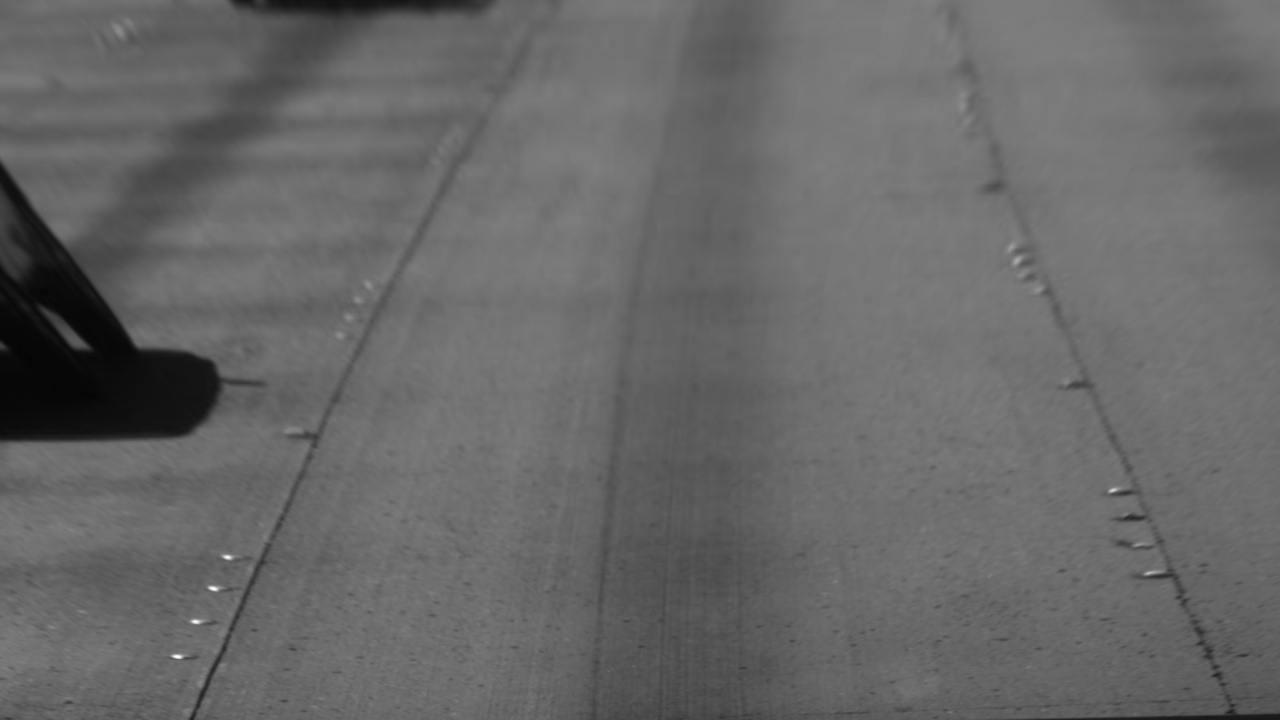
#> input picture lane_detection3/Pictures/gray.jpg, 1280 x 720 px
$ python -i lane_detection_23.04.py   (imports and definitions only)   (older library calls are emulated)
#> lines starting #> are read from the running program, lines starting #| are printed output that depends on the picture; after the words box and inside, x2 and y2 are one past the last pixel; in counts of white or black regions, pixels touching at a corner belong together
#> further down, picture is the input picture: shape (720, 1280, 3); min 3, max 254, mean 103.2
import os
import cv2
import glob
import time
import pickle
import random
import shutil
import numpy as np
import pandas as pd
import matplotlib.pyplot as plt


start = time.time()

def im_show(name, image):
    cv2.imshow(name, image)
    cv2.waitKey(0)


# [4 lines left out: function warp_perspective, not called in this run]


def threshold(image, T):
    _, image = cv2.threshold(image, T, 250, cv2.THRESH_BINARY)
    return image

# [5 lines left out: function color_mask, not called in this run]

def gray_img(image):
    return cv2.cvtColor(image, cv2.COLOR_BGR2GRAY)


# [10 lines left out: function brighten, not called in this run]

def color_thresh(image, s_thresh, v_thresh):
    hls = cv2.cvtColor(image, cv2.COLOR_RGB2HLS)
    s_channel = hls[:, :, 2]
    s_binary = np.zeros_like(s_channel)
    s_binary[(s_channel > s_thresh[0]) & (s_channel <= s_thresh[1])] = 1

    hlv = cv2.cvtColor(image, cv2.COLOR_RGB2HSV)
    v_channel = hlv[:, :, 2]
    v_binary = np.zeros_like(v_channel)
    v_binary[(v_channel > v_thresh[0]) & (v_channel <= v_thresh[1])] = 1

    output = np.zeros_like(s_channel)
    output[(s_binary == 1) & (v_binary == 1)] = 1

    return output


def abs_sobel(image, orientation, sobel_thresh):
#> called with orientation = 'x', sobel_thresh = (25, 255)
    hls = cv2.cvtColor(image, cv2.COLOR_RGB2HLS)
#> hls: shape (720, 1280, 3); mean of channels 0, 1, 2 0, 103.2, 0
    l_channel = hls[:, :, 1]

    if orientation == 'x':
        abs_sobel = cv2.Sobel(l_channel, cv2.CV_64F, 1, 0)
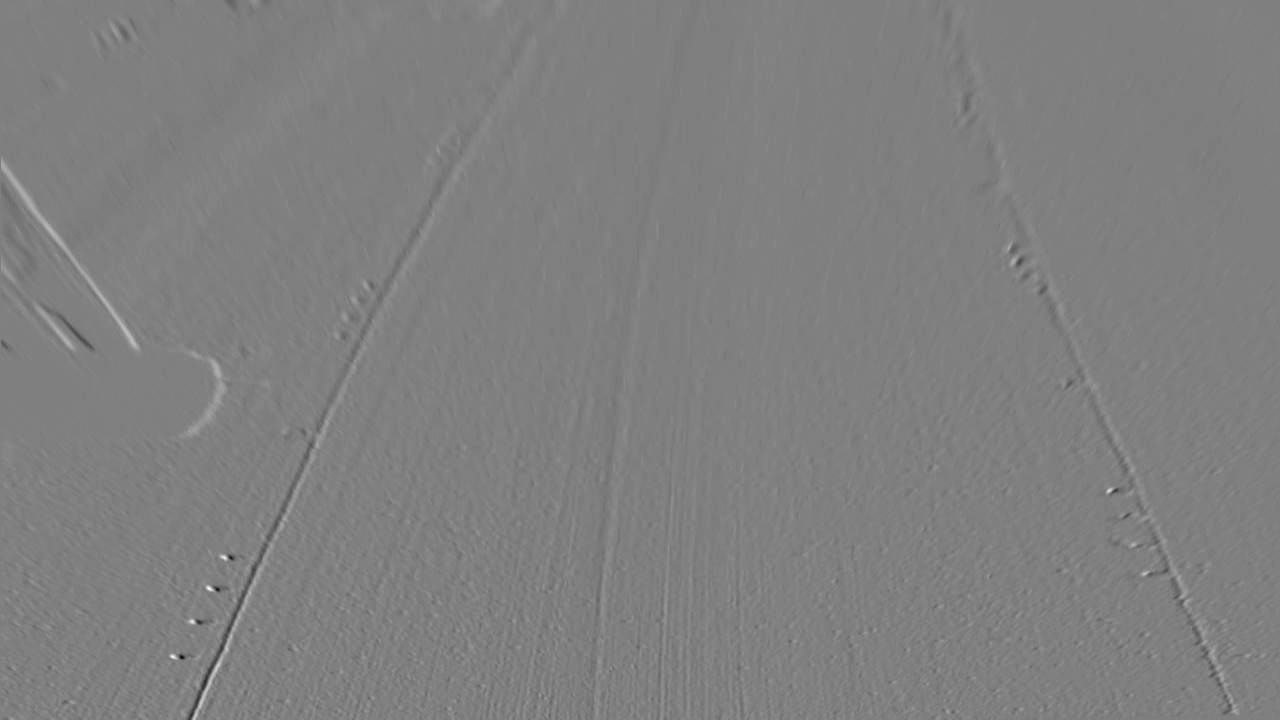
#> abs_sobel: shape (720, 1280) float64; min -261, max 259, mean 0.2; drawn with min black and max white
    if orientation == 'y':
        abs_sobel = cv2.Sobel(l_channel, cv2.CV_64F, 0, 1)

    output = np.zeros_like(abs_sobel)
    output[(abs_sobel >= sobel_thresh[0]) & (abs_sobel <= sobel_thresh[1])] = 1

    return output

def sobel_c_thresh(image):
    output = np.zeros_like(image[:, :, 1])
    sobel_x = abs_sobel(image, "x", (25, 255))
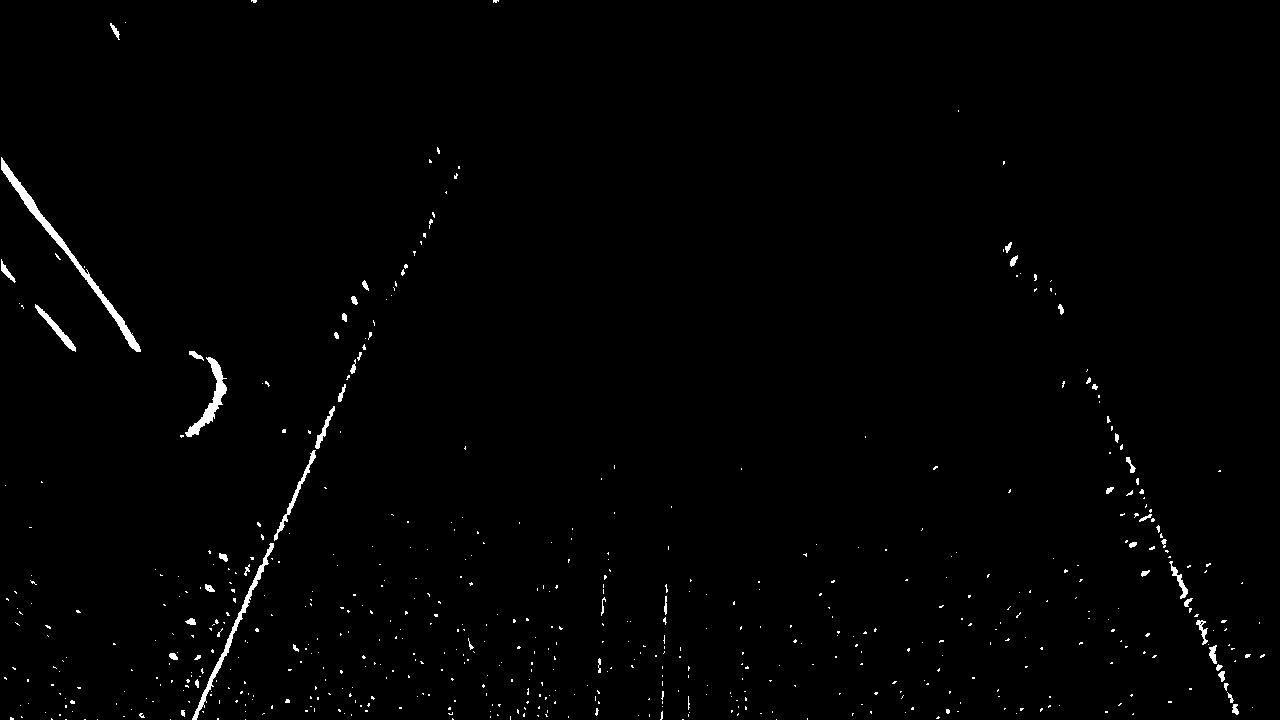
#> sobel_x: shape (720, 1280) float64; values 0 (black) and 1 (white), 0.97% white; 593 white regions (542 under 20 px), largest, box (x1, y1, x2, y2) and area: (1, 157, 141, 352) 1578, (192, 543, 274, 720) 880, (185, 357, 227, 437) 802
    sobel_y = abs_sobel(image, "y", (25, 255))
#> call 2 of abs_sobel, with orientation = 'y', sobel_thresh = (25, 255)
#> in abs_sobel (call 2), `abs_sobel = cv2.Sobel(l_channel, cv2.CV_64F, 0, 1)`:
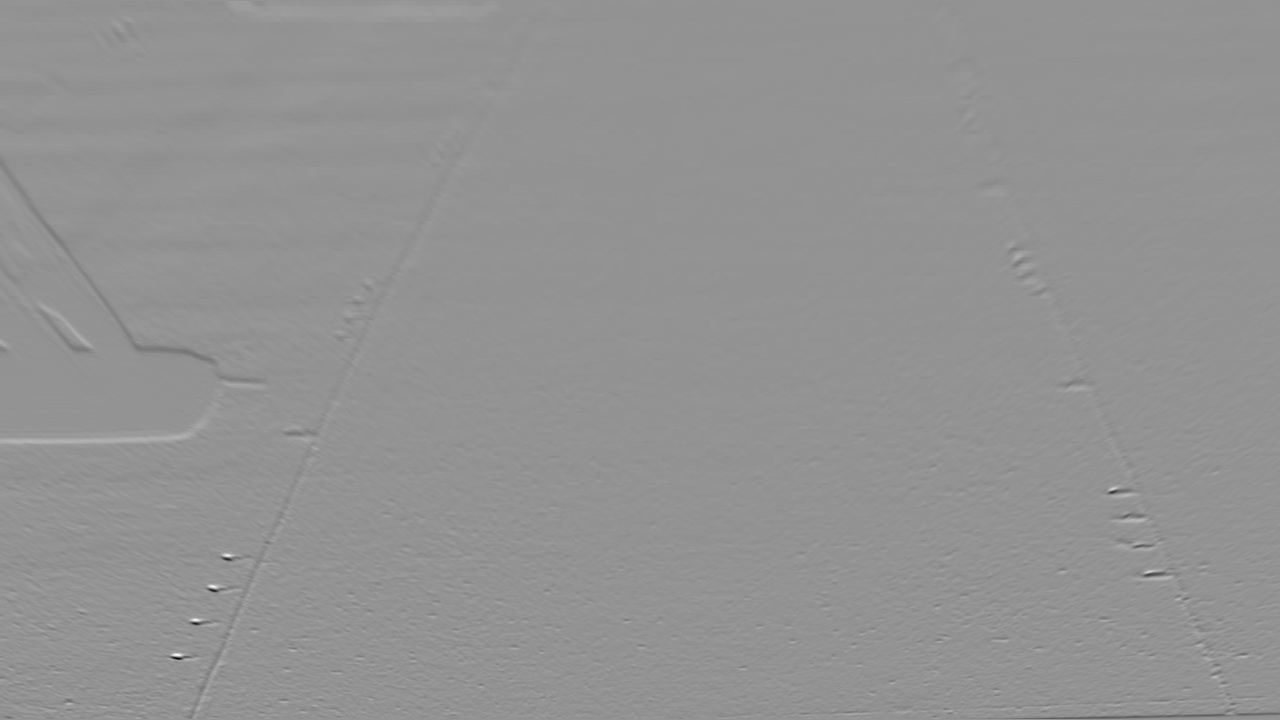
#> abs_sobel: shape (720, 1280) float64; min -597, max 438, mean -0.2; drawn with min black and max white
#> sobel_y: shape (720, 1280) float64; values 0 (black) and 1 (white), 1.8% white; 1356 white regions (1237 under 20 px), largest, box (x1, y1, x2, y2) and area: (0, 401, 221, 447) 2119, (348, 5, 495, 22) 1509, (228, 1, 340, 19) 889
    c_binary = color_thresh(image, (25, 255), (25, 255))
#> in color_thresh, `s_channel = hls[:, :, 2]`: s_channel: shape (720, 1280); every value is 0
#> in color_thresh, `hlv = cv2.cvtColor(image, cv2.COLOR_RGB2HSV)`: hlv: shape (720, 1280, 3); mean H, S, V 0, 0, 103.2
    output[(sobel_x==1)&(sobel_y==1) | (c_binary==1)]=250

    return output


# [25 lines left out: functions draw_lines, find_contours, to_csv, not called in this run]


def to_jpg(name, image):
    path = 'Pictures/'+name+'.jpg'
    cv2.imwrite(path, image)


# [396 lines left out: functions prepare, find_single_lane, find_lanes, find_lanes_perspective, fit_poly, visualise and 1 more, not called in this run]

def sort_path(path):
    sorted_path = []
    for file in os.listdir(path):
        number = int(''.join(n for n in file if n.isdigit()))
        sorted_path.append(number)

    sorted_path = sorted(sorted_path)
    return [path + fr'\{str(f)}.jpg' for f in sorted_path]

def rgb(image):
    return cv2.cvtColor(image, cv2.COLOR_BGR2RGB)


# [14 lines of commented-out code are left out]

data_path = r'F:\Nowy folder\10\Praca\Datasets\Video_data'
labels_path = r'F:\Nowy folder\10\Praca\Datasets\Video_data\labels'
path = os.path.join(data_path, 'frames')
# [1 line that did not run here, left out]
# [1 line that did not run here, left out]
# random = 293
# print(random)

# [1 line not run here, left out]

# [1 line that did not run here, left out]
# [1 line that did not run here, left out]
# [1 line that did not run here, left out]
# [1 line that did not run here, left out]

# src = np.float32([[0, 720],
#                   [450, 300],
#                   [850, 300],
#                   [1280, 720]])
#
# dst = np.float32([src[0],
#                   [src[0][0], 0],
#                   [src[-1][0], 0],
#                   src[-1]])

src = np.float32([[290,650],
                  [570,525],
                  [710,525],
                  [990,650]])

# [4 lines that did not run here, left out]

# file = open('Pickles/src.p', 'rb')
# src = pickle.load(file)
# file.close()
number = 35
minpix = 50
margin = 100
# [1 line that did not run here, left out]

lane_labels = []

# [5 lines of commented-out code are left out]

previous_frame = []
# [1 line that did not run here, left out]

# [49 lines not run here, left out]

>>> import cv2
>>> picture = cv2.cvtColor(cv2.imread('Pictures/gray.jpg'), cv2.COLOR_BGR2RGB)
>>> result = sobel_c_thresh(picture)
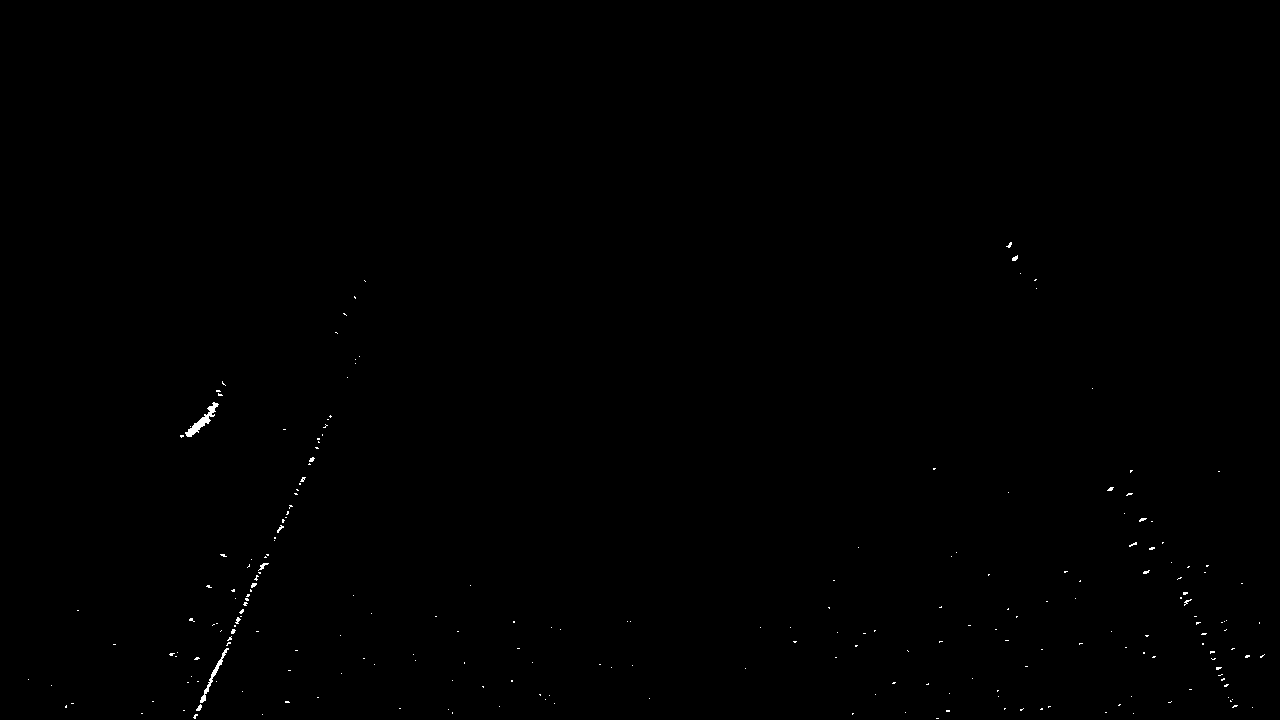
#> result: shape (720, 1280); values 0 (black) and 250 (white), 0.18% white in thin lines or dots, all inside (x1, y1, x2, y2) = (28, 242, 1265, 719)
